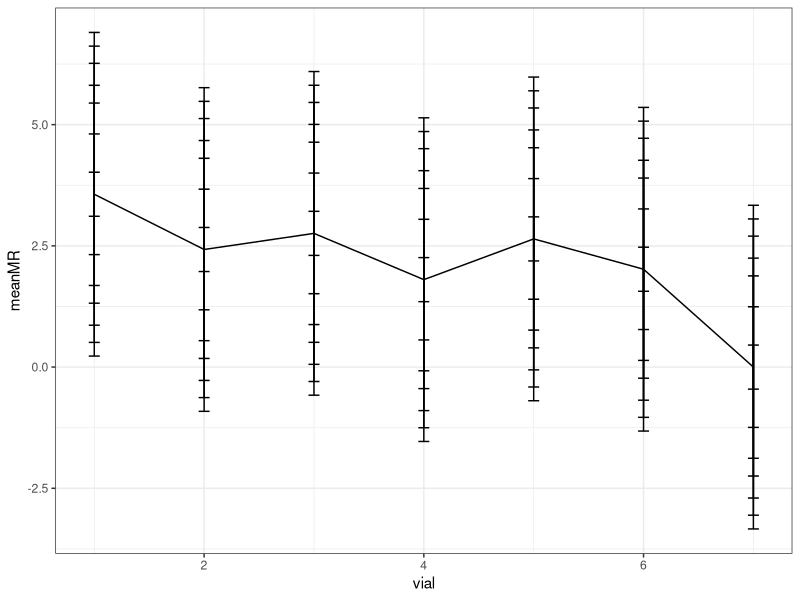
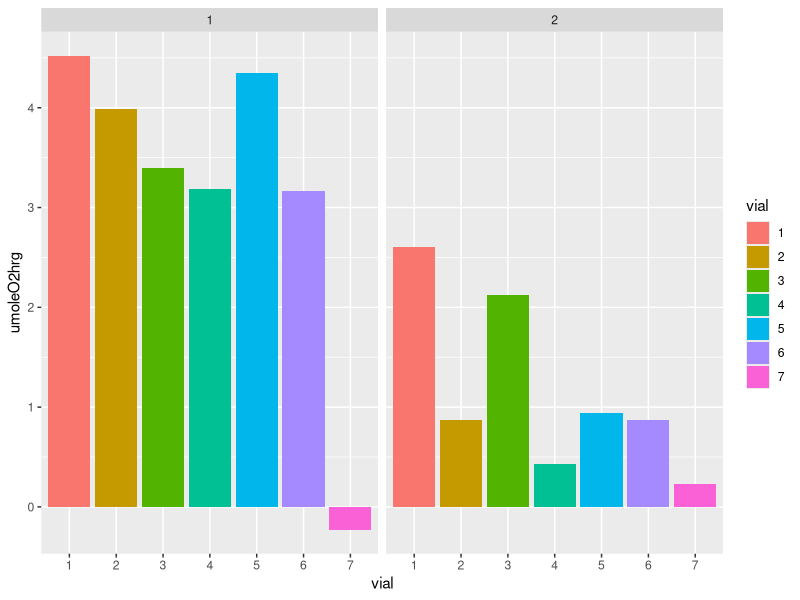
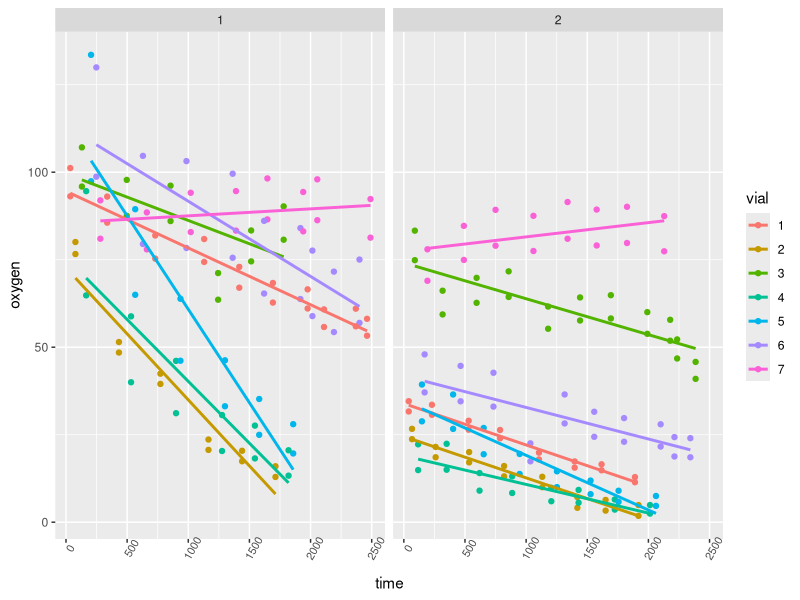

Write the R code that produced these figures, in order.
## ---- chunk 1
knitr::opts_chunk$set(echo = TRUE)
## ---- chunk 2
data<-read.csv("Trial2_11_20_MCMP.csv")
## ---- chunk 3
cal<-read.csv("Cal_MCMP_Revised.csv")
## ---- chunk 4
O2sat<-read.csv("MCMP_O2_Sat.csv")
## ---- chunk 5
optode<-function(cal0,T0,cal100,T100,phase,temp) {
f1=0.801
deltaPsiK=-0.08
deltaKsvK=0.000383
m=22.9
tan0T100=tan(((cal0+deltaPsiK*(T100-T0)))*pi/180)
tan0Tm=tan((cal0+(deltaPsiK*(temp-T0)))*pi/180)
tan100T100=tan(cal100*pi/180)
tanmTm=tan(phase*pi/180)
A=tan100T100/tan0T100*1/m*100^2
B=tan100T100/tan0T100*100+tan100T100/tan0T100*1/m*100-f1*1/m*100-100+f1*100
C=tan100T100/tan0T100-1
KsvT100=(-B+(sqrt(B^2-4*A*C)))/(2*A)
KsvTm=KsvT100+(deltaKsvK*(temp-T100))
a=tanmTm/tan0Tm*1/m*KsvTm^2
b=tanmTm/tan0Tm*KsvTm+tanmTm/tan0Tm*1/m*KsvTm-f1*1/m*KsvTm-KsvTm+f1*KsvTm
c=tanmTm/tan0Tm-1
saturation=(-((tan(phase*pi/180))/(tan((cal0+(deltaPsiK*(temp-T0)))*pi/180))*
(KsvT100+(deltaKsvK*(temp-T100)))+(tan(phase*pi/180))/(tan((cal0+(deltaPsiK*
(temp-T0)))*pi/180))*1/m*(KsvT100+(deltaKsvK*(temp-T100)))-f1*1/m*(KsvT100+
(deltaKsvK*(temp-T100)))-(KsvT100+(deltaKsvK*(temp-T100)))+f1*(KsvT100+
(deltaKsvK*(temp-T100))))+(sqrt((((tan(phase*pi/180))/(tan((cal0+(deltaPsiK*
(temp-T0)))*pi/180))*(KsvT100+(deltaKsvK*(temp-T100)))+(tan(phase*pi/180))/
(tan((cal0+(deltaPsiK*(temp-T0)))*pi/180))*1/m*(KsvT100+(deltaKsvK*(temp-T100)))
-f1*1/m*(KsvT100+(deltaKsvK*(temp-T100)))-
(KsvT100+(deltaKsvK*(temp-T100)))+f1*
(KsvT100+(deltaKsvK*(temp-T100)))))^2-4*
((tan(phase*pi/180))/(tan((cal0+(deltaPsiK*
(temp-T0)))*pi/180))*1/m*(KsvT100+
(deltaKsvK*(temp-T100)))^2)*((tan(phase*pi/180))/
(tan((cal0+(deltaPsiK*
(temp-T0)))*pi/180))-1))))/(2*((tan(phase*pi/180))/
(tan((cal0+(deltaPsiK*(temp-T0)))*pi/180))*
1/m*(KsvT100+(deltaKsvK*(temp-T100)))^2))
}
## ---- chunk 6
dataCombin<-merge(data,cal,by="vial")
## ---- chunk 7
dataCombin<-merge(dataCombin,O2sat)
## ---- chunk 8
f<-function(d) optode(d$cal0,d$T0,d$cal100,d$T100,d$phase,d$temp)
## ---- chunk 9
dataCombin$oxygen<-f(dataCombin)
## ---- chunk 10
dataCombin$umoleO2<-(dataCombin$oxygen/100)*dataCombin$O2sat
## ---- chunk 11
dataCombin$time<-as.numeric(dataCombin$time)
## ---- chunk 12
dataCombin$treatment<-as.numeric(dataCombin$treatment)
## ---- chunk 13
library(plyr)
mlist<-dlply(dataCombin,.(vial, treatment), function(d) lm(umoleO2~time, data=d))
output<-ldply(mlist, function(m) coef(m))
output$slope<-abs(output$time)
## ---- chunk 14
meanControl<-mean(output[output$vial=="7","slope"])
## ---- chunk 15
meanControl
## ---- chunk 16
output$adj.slope<-output$slope-meanControl
## ---- chunk 17
head(output)
## ---- chunk 18
mass<-read.csv("MCMP_mass.csv")
## ---- chunk 19
final<-merge(output,mass)
## ---- chunk 20
final$umoleO2minmg<-(final$adj.slope*(70/1000))/(final$mass)
final$umoleO2hrg<-final$umoleO2minmg*1000*60
## ---- chunk 21
head(final)
## ---- chunk 22
library(plotrix)
meanMR<-ddply(final, .(treatment), function(d) mean(d$umoleO2hrg, na.rm=T))
names(meanMR)<-c("treatment","meanMR")
sdMR<-ddply(final, .(treatment), function(d) sd(d$umoleO2hrg, na.rm=T))
names(sdMR)<-c("treatment","sdMR")
seMR<-ddply(final, .(treatment), function(d) std.error(d$umoleO2hrg, na.rm=T))
names(seMR)<-c("treatment","seMR")
meanData<-merge(meanMR, sdMR)
meanData<-merge(meanData, seMR)
meanData<-merge(meanData, seMR)
CI95<-meanData$seMR*1.96
meanData$CI95<-CI95
## ---- chunk 23
library(plotrix)
meanMR<-ddply(final, .(vial), function(d) mean(d$umoleO2hrg, na.rm=T))
names(meanMR)<-c("vial","meanMR")
sdMR<-ddply(final, .(vial), function(d) sd(d$umoleO2hrg, na.rm=T))
names(sdMR)<-c("vial","sdMR")
seMR<-ddply(final, .(vial), function(d) std.error(d$umoleO2hrg, na.rm=T))
names(seMR)<-c("treatment","seMR")
meanData<-merge(meanMR, sdMR)
meanData<-merge(meanData, seMR)
meanData<-merge(meanData, seMR)
CI95<-meanData$seMR*1.96
meanData$CI95<-CI95
## ---- chunk 24
library(ggplot2)
library(grid)
p=ggplot(meanData,aes(vial, meanMR))
p+geom_line()+
geom_errorbar(aes(ymax=meanMR+CI95, ymin=meanMR-CI95), width=0.1)+
theme(axis.text.x=element_text(size=12),
axis.text.y=element_text(size=12),
axis.title.y=element_text(vjust=-0.1,angle=90, size=14),
axis.title.x=element_text(size=14),
plot.margin=unit(c(1, 1, 1, 2), "lines"))+
theme_bw()
## ---- chunk 25
library(tidyverse)
library(ggplot2)
## ---- chunk 26
final$vial<-as.character(final$vial)
final%>%
  ggplot(aes(x=vial,y=umoleO2hrg,fill=vial))+
  geom_col()+
  facet_wrap(~treatment)
## ---- chunk 27
view(dataCombin)
## ---- chunk 28
dataCombin$vial<-as.character(dataCombin$vial)
dataCombin%>%
  ggplot(aes(x=time,y=oxygen,color=vial))+
  geom_point()+
  geom_smooth(method=lm, se=FALSE)+
  facet_wrap(~treatment)+
  theme(axis.text.x = element_text(angle = 60,size=8))
## ---- chunk 29
dataCombin%>%
  group_by(vial)%>%
  filter(time<1000)%>%
  filter(treatment==1)
## ---- chunk 30
view(data)
